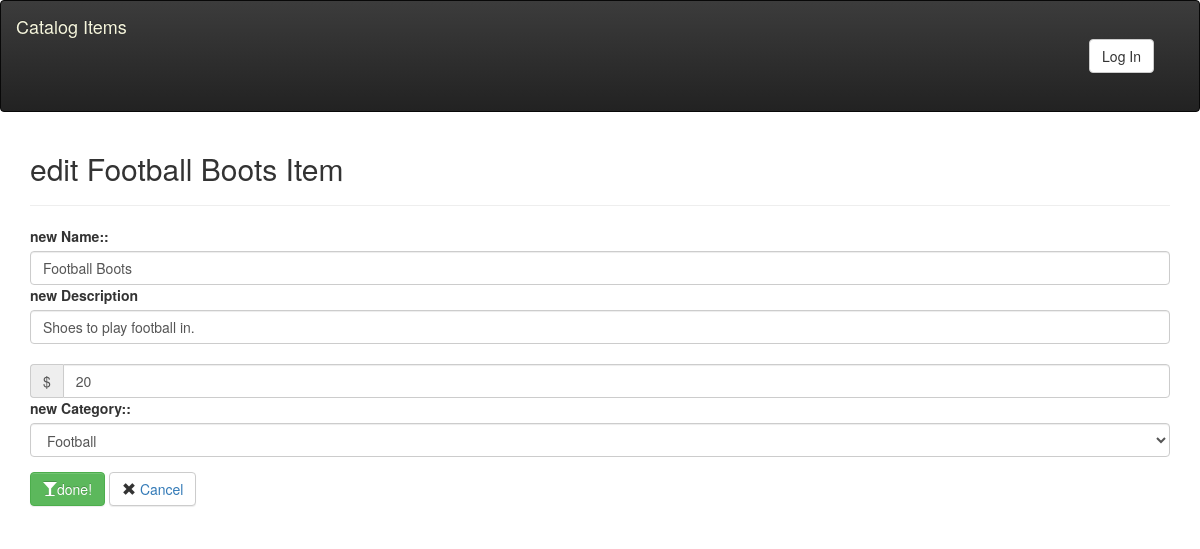
The app's page /categories/1/items/1/edit (signed in) with its own data.
### database_setup.py (models this page shows, shortened)
class CatalogItem(Base):
    __tablename__ = 'catalog_item'
    name = Column(String(80), nullable=False)
    id = Column(Integer, primary_key=True)
    description = Column(String(250))
    price = Column(String(8))
    category_id = Column(Integer, ForeignKey('category.id'))
    category = relationship(Category)
    user_id = Column(Integer, ForeignKey('user.id'))
    user = relationship(User)

### project.py (the view, shortened to what this page needs)
@app.route('/categories/<int:category_id>/items/<int:item_id>/edit', methods=['POST','GET'])
@login_required
def ediCatalogItem(category_id,item_id):
    categories=session.query(Category).all()
    edited = session.query(CatalogItem).filter_by(id=item_id).one()
    if edited.user_id != login_session['user_id']:
        return "<script>function myFunction() {alert('You are not authori   zed!')}</script><body onload='myFunction()'>"
    return render_template('edit_catalog_item.html',categories=categories,item=edited)

### project.py (called while the page is built)
def login_required(f):
    @wraps(f)
    def decorated_function(*args, **kwargs):
        if 'user_id' not in login_session:
            return redirect(url_for('showLogin'))
        return f(*args, **kwargs)
    return decorated_function

### templates/edit_catalog_item.html (shortened to what this page needs)
{% extends "main.html"%}
{% block content%}
<div class="login">
    <div class="row">
        <div class="col-md-12">
            <h2> edit  {{item.name}} Item</h2>
            <hr>
        </div>
    </div>
    <div class="row">
        <div class="col-md-12">
            <form method="POST">
                <div class="form-group">
                    <label for="name">new Name::</label>
                    <input type="text" placeholder="Enter the new name of {{item.name}}" class="form-control" name="name" value="{{item.name}}">
                    <label for="desc">new Description</label>
                    <input type="text" placeholder="new description of {{item.name}}" class="form-control" maxlength="200" row="2" name="desc"  value="{{item.description}}">
                    <div class="input-group">
                        <span class="input-group-addon">$</span>
                        <input type="text" class="form-control" name="price" placeholder="{{item.price}}"  value="{{item.price}}">
                    </div>
                    <div class="form-group">
                        <label for="Category">new Category::</label>
                        <select class="form-control" name="category">
                            {% for c in categories %}
                                {% if item and item.category_id == c.id %}
                                <option id="{{c.id}}" value="{{c.id}}" selected>{{c.name}}</option>
                                {% else %}
                                <option id="{{c.id}}" value="{{c.id}}">{{c.name}}</option>
                                {% endif %}
                            {% endfor %}
                        </select>
                    </div>
                    <button class="btn btn-success" type="submit">
                        <span class="glyphicon glyphicon-glass"> </span>done!
                    </button>
                    <button class="btn btn-default delete">
                        <span class="glyphicon glyphicon-remove"></span>
                        <a href="{{ url_for('show_Catalog') }}"> Cancel</a>
                    </button>
                </div>
            </form>
        </div>
    </div>
</div>
{% endblock%}

### static/styles.css (style rules this page uses)
body { background-color: #8dcecb; }
a { color: black; }
.login { background: white; border-radius: 3px; }

### records on screen
CatalogItem: name "Football Boots", desc "Shoes to play football in.", price "20"

### other values on screen
form field category "Football"
